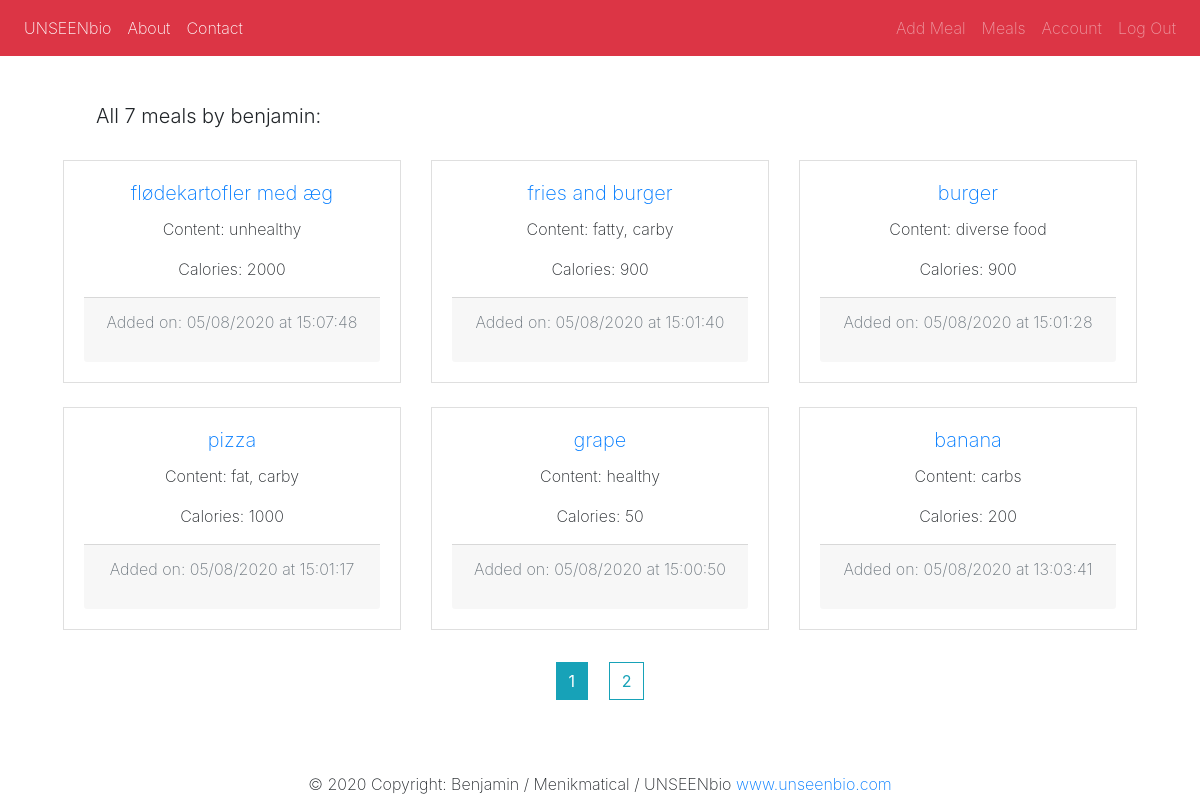
Page /user_meals/benjamin (signed in) on the committed database.
### ubproj/models.py (models this page shows, shortened)
class User(db.Model, UserMixin):
	id = db.Column(db.Integer, primary_key=True)
	username = db.Column(db.String(20), unique=True, nullable=False)
	email = db.Column(db.String(120), unique=True, nullable=False)
	user_image_file = db.Column(db.String(20), nullable=False, default='userdefault.jpg')
	password = db.Column(db.String(60), nullable=False)
	age = db.Column(db.Integer, nullable=True)
	gender = db.Column(db.String(), nullable=True)
	height = db.Column(db.Integer, nullable=True)
	weight = db.Column(db.Integer, nullable=True)
	education = db.Column(db.String(60), nullable=True)
	address = db.Column(db.String(60), nullable=True)
	environment = db.Column(db.String(60), nullable=True)
	nationality = db.Column(db.String(), nullable=True)
	pets = db.Column(db.String(), nullable=True)
	place_of_birth = db.Column(db.String(), nullable=True)
	normal_or_csection = db.Column(db.String(), nullable=True)
	infant_food = db.Column(db.String(), nullable=True)
	parents_smoking = db.Column(db.String(), nullable=True)
	parents_overweight = db.Column(db.String(), nullable=True)
	parents_nationality = db.Column(db.String(), nullable=True)
	meals = db.relationship('Meal', backref='author', lazy=True)

class Meal(db.Model):
    id = db.Column(db.Integer, primary_key=True)
    title = db.Column(db.String(100), nullable=False)
    date_added = db.Column(db.DateTime, nullable=False, default=datetime.utcnow)
    meal_image_file = db.Column(db.String(20), nullable=False, default='mealdefault.jpg')
    content = db.Column(db.Text, nullable=False)
    calories = db.Column(db.Integer, nullable=False)
    user_id = db.Column(db.Integer, db.ForeignKey('user.id'), nullable=False)

### ubproj/users/routes.py (the view)
@users.route('/user_meals/<string:username>', methods=['GET', 'POST'])
@login_required
def user_meals(username):
    page = request.args.get('page', 1, type=int)
    user = User.query.filter_by(username=username).first_or_404()
    meals = Meal.query.filter_by(author=user)\
        .order_by(Meal.date_added.desc())\
        .paginate(page=page, per_page=6)
    return render_template('user_meals.html', title='Meals', meals=meals, user=user)

### ubproj/models.py (called while the page is built)
@login_manager.user_loader
def load_user(user_id):
    return User.query.get(int(user_id))

### ubproj/templates/user_meals.html
{% extends "layout.html" %}
{% block content %}
<div class="row ml-5">
    <h4 class="lead mb-3 mt-5 ml-5">All {{ meals.total }} meals by {{ user.username }}:</h4>
</div>
<div class="row mt-3 ml-5 mr-5">
    {% for meal in meals.items %}
    <div class="col-md-4 mb-4">
        <div class="card text-center rounded-0">
            <div class="card-body" style="font-weight: 200;">
                <h5 style="font-weight: 200;" class="card-title"> <a href="{{ url_for('meals.meal', meal_id=meal.id) }}">{{ meal.title }}</a></h5>
                <p class="card-text">Content: {{ meal.content }}</p>
                <p class="card-text">Calories: {{ meal.calories }}</p>
                <div class="card-footer" style="font-weight: 200;">
                    <p class="text-muted">Added on: {{ meal.date_added.strftime("%m/%d/%Y") }}
                    at {{ meal.date_added.strftime("%H:%M:%S") }}</p>
                </div>
            </div>
        </div>
    </div>
    {% endfor %}
</div>
<div class="container">
    <div class="row">
      <div class="col">
      </div>
      <div class="col-md-auto">
        {% for page_num in meals.iter_pages(left_edge=1, right_edge=1, left_current=1, right_current=2) %}
            {% if page_num %}
                {% if meals.page == page_num %}
                    <a class="btn btn-info rounded-0 m-2" href="{{ url_for('users.user_meals', username=current_user.username, page=page_num) }}">{{ page_num }}</a>
                {% else %}
                <a class="btn btn-outline-info rounded-0 m-2" href="{{ url_for('users.user_meals', username=current_user.username, page=page_num) }}">{{ page_num }}</a>
                {% endif %}
            {% else %}
                ..
            {% endif %}
        {% endfor %}
      </div>
      <div class="col">
      </div>
    </div>
  </div>
{% endblock content %}

### rows in the picture
User: username "benjamin"
Meal: title "flødekartofler med æg", content "unhealthy", calories "2000", date_added "05/08/2020", date_added "15:07:48"
Meal: title "fries and burger", content "fatty, carby", calories "900", date_added "05/08/2020", date_added "15:01:40"
Meal: title "burger", content "diverse food", calories "900", date_added "05/08/2020", date_added "15:01:28"
Meal: title "pizza", content "fat, carby", calories "1000", date_added "05/08/2020", date_added "15:01:17"
Meal: title "grape", content "healthy", calories "50", date_added "05/08/2020", date_added "15:00:50"
Meal: title "banana", content "carbs", calories "200", date_added "05/08/2020", date_added "13:03:41"

### other values in the picture
{{ meals.total }} "7"
{{ page_num }} "1"
{{ page_num }} "2"
